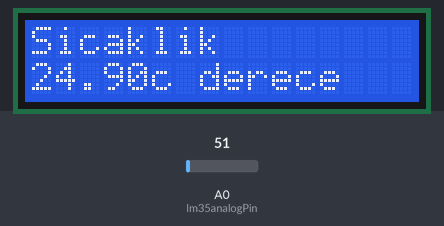
This sketch was run on a simulated Arduino Uno, built with avr-gcc and run on an emulated ATmega328P. On the bench: 16×2 character LCD. Inputs (shaded band) come from the test bench; at power-on: A0 (lm35analogPin) = 51. What the sketch prints to the serial monitor is not drawn.

Above: at 1.2 s.
1.3 s: A0 (lm35analogPin) set to 61
At 4.1 s:
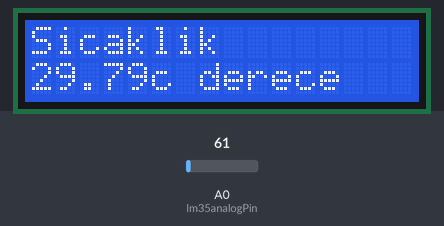
9.0 s: A0 (lm35analogPin) set to 71
At 10.3 s:
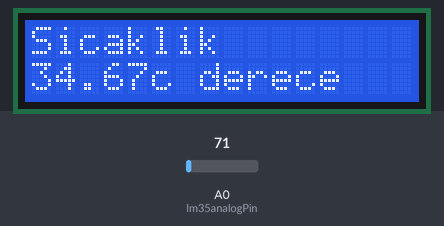
13.5 s: A0 (lm35analogPin) set to 86
At 16.5 s:
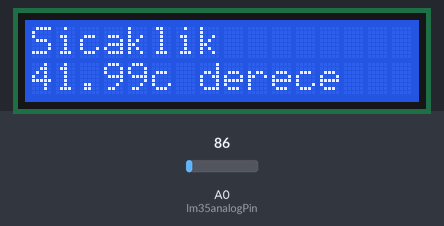
Timing chart, 0 to 18.0 s (numbered marks = the images above; inputs shaded):
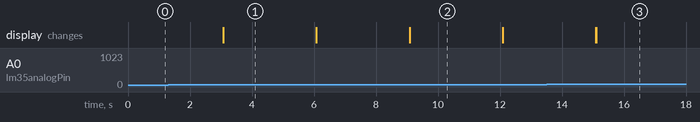

The sketch:

Lcd_ekranl__termometre.ino
```cpp
#include <LiquidCrystal.h>

int lm35analogPin = A0;
float sicaklik;
float analogDeger;

LiquidCrystal lcd(12, 11, 5, 4, 3, 2);

void setup(){
  Serial.begin(9600);
  lcd.begin(16, 2);

}

void loop(){

  analogDeger = analogRead(lm35analogPin);
  analogDeger = (analogDeger / 1024.0)*5000;

  sicaklik = analogDeger / 10.0;

  lcd.print("Sicaklik");
  lcd.setCursor(0,1);
  lcd.print(sicaklik);
  lcd.print("c derece");

  Serial.print("Sıcaklık: ");
  Serial.print(sicaklik);
  Serial.println(" C derece");
  delay(3000);
  lcd.clear();

}
```

Measured:
- after the input at 1.3 s, the display: first differs from a run without the input after 1.8 s (image 1)
- after the input at 9.0 s, the display: first differs from a run without the input after 0.09 s (image 2)
- after the input at 13.5 s, the display: first differs from a run without the input after 1.6 s (image 3)
- what the display in image 1 shows lasts 3.0 s, from 3.1 s to 6.1 s
